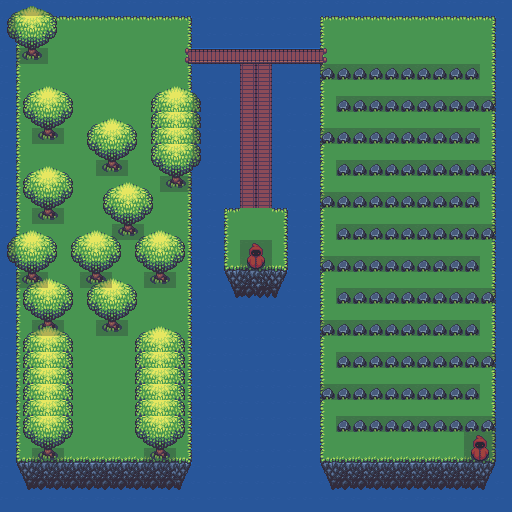

A level layout from a 2D game, rendered from its tile map. Below: a short description, then the map file with tile-grid data replaced by summaries:
An orthogonal 32x32 tile map with 16x16 px tiles, 5 tile layers (Background, Terrain, Objects, AboveDetail, ...) and 2 objects (game_over_trigger, map_1_transition).

<map version="1.0" orientation="orthogonal" renderorder="right-down" width="32" height="32" tilewidth="16" tileheight="16" nextobjectid="29">
 <tileset firstgid="1" name="tiles_packed" tilewidth="16" tileheight="16" tilecount="184">
  <image source="tiles_packed.png" width="368" height="128" />
 </tileset>
 <layer name="Background" width="32" height="32">
  <data>[1024 cells, 1024 non-empty, 1 distinct tile ids]</data>
 </layer>
 <layer name="Terrain" width="32" height="32">
  <data>[1024 cells, 684 non-empty, 21 distinct tile ids]</data>
 </layer>
 <layer name="Objects" width="32" height="32">
  <data>[1024 cells, 182 non-empty, 11 distinct tile ids]</data>
 </layer>
 <layer name="AboveDetail" width="32" height="32">
  <data>[1024 cells, 208 non-empty, 12 distinct tile ids]</data>
 </layer>
 <layer name="Collision" width="32" height="32" opacity="0.29">
  <data>[1024 cells, 520 non-empty, 1 distinct tile ids]</data>
 </layer>
 <objectgroup name="Triggers" opacity="0.9">
  <object id="28" name="game_over_trigger" x="432" y="432" width="32" height="32">
   <properties>
    <property name="trigger_name" value="game_over" />
   </properties>
  </object>
 </objectgroup>
 <objectgroup name="MapTransitions">
  <object id="23" name="map_1_transition" x="224" y="208" width="64" height="64">
   <properties>
    <property name="targetScene" value="GameScene" />
    <property name="targetXTile" value="5" />
    <property name="targetYTile" value="5" />
   </properties>
  </object>
 </objectgroup>
</map>
